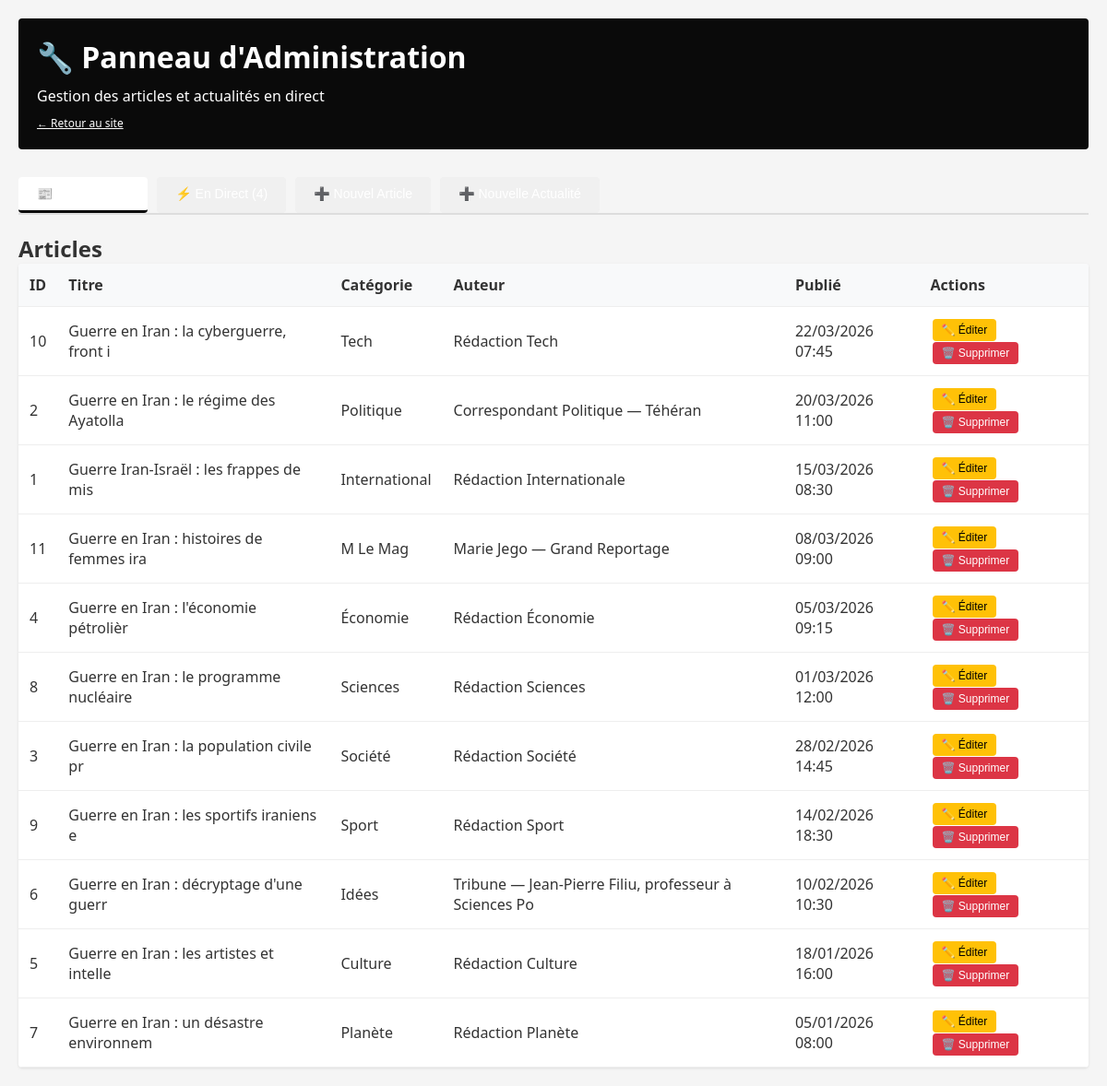
The app's page /admin/index.php with its own data.
### tables this page shows
CREATE TABLE IF NOT EXISTS articles (
    id INT AUTO_INCREMENT PRIMARY KEY,
    category_id INT NOT NULL,
    title VARCHAR(255) NOT NULL,
    description VARCHAR(500),
    content LONGTEXT,
    author VARCHAR(150),
    image_url VARCHAR(500),
    is_featured BOOLEAN DEFAULT 0,
    published_at TIMESTAMP DEFAULT CURRENT_TIMESTAMP,
    created_at TIMESTAMP DEFAULT CURRENT_TIMESTAMP,
    updated_at TIMESTAMP DEFAULT CURRENT_TIMESTAMP ON UPDATE CURRENT_TIMESTAMP,
    FOREIGN KEY (category_id) REFERENCES categories(id) ON DELETE CASCADE,
    INDEX idx_category (category_id),
    INDEX idx_published (published_at),
    INDEX idx_featured (is_featured)
);

CREATE TABLE IF NOT EXISTS categories (
    id INT AUTO_INCREMENT PRIMARY KEY,
    name VARCHAR(100) NOT NULL UNIQUE,
    slug VARCHAR(100) NOT NULL UNIQUE,
    created_at TIMESTAMP DEFAULT CURRENT_TIMESTAMP,
    updated_at TIMESTAMP DEFAULT CURRENT_TIMESTAMP ON UPDATE CURRENT_TIMESTAMP
);

### model/Article.php (called while the page is built, shortened)
<?php
class Article {
    private $pdo;
    public function __construct($pdo) {
        $this->pdo = $pdo;
    }
    public function getAll($limit = 9, $offset = 0) {
        $sql = "SELECT a.*, c.name as category_name FROM articles a
                LEFT JOIN categories c ON a.category_id = c.id
                ORDER BY a.published_at DESC
                LIMIT :offset, :limit";
        $stmt = $this->pdo->prepare($sql);
        $stmt->bindParam(':offset', $offset, PDO::PARAM_INT);
        $stmt->bindParam(':limit', $limit, PDO::PARAM_INT);
        $stmt->execute();
        return $stmt->fetchAll(PDO::FETCH_ASSOC);
    }
}
?>

### admin/index.php (the view, shortened to what this page needs)
<?php
require_once __DIR__ . '/../model/Article.php';
$database = new Database();
$pdo = $database->connect();
$articleModel = new Article($pdo);
$diffusionModel = new Diffusion($pdo);
$articles = $articleModel->getAll(100);
$diffusions = $diffusionModel->getAll();
?>
<!DOCTYPE html>
<html lang="fr">
<head>
</head>
<body>
<div class="container">
    <header>
        <h1>🔧 Panneau d'Administration</h1>
        <p>Gestion des articles et actualités en direct</p>
        <p style="margin-top: 10px; font-size: 12px;">
            <a href="../index.php" style="color: #fff; text-decoration: underline;">← Retour au site</a>
        </p>
    </header>
    <div class="nav-tabs">
        <button class="tab-btn active" onclick="showTab('articles')">📰 Articles (<?php echo count($articles); ?>)</button>
        <button class="tab-btn" onclick="showTab('diffusions')">⚡ En Direct (<?php echo count($diffusions); ?>)</button>
        <button class="tab-btn" onclick="showTab('ajouter-article')">➕ Nouvel Article</button>
        <button class="tab-btn" onclick="showTab('ajouter-diffusion')">➕ Nouvelle Actualité</button>
    </div>
    <div id="articles" class="tab-content active">
        <h2>Articles</h2>
        <table>
            <thead>
                <tr>
                    <th>ID</th>
                    <th>Titre</th>
                    <th>Catégorie</th>
                    <th>Auteur</th>
                    <th>Publié</th>
                    <th>Actions</th>
                </tr>
            </thead>
            <tbody>
                <?php foreach ($articles as $art): ?>
                <tr>
                    <td><?php echo $art['id']; ?></td>
                    <td><?php echo htmlspecialchars(substr($art['title'], 0, 40)); ?></td>
                    <td><?php echo $art['category_name'] ?? 'N/A'; ?></td>
                    <td><?php echo htmlspecialchars($art['author'] ?? 'Rédaction'); ?></td>
                    <td><?php echo date('d/m/Y H:i', strtotime($art['published_at'])); ?></td>
                    <td>
                        <button class="btn-small btn-edit" onclick="editArticle(<?php echo $art['id']; ?>)">✏️ Éditer</button>
                        <button class="btn-small btn-delete" onclick="deleteArticle(<?php echo $art['id']; ?>)">🗑️ Supprimer</button>
                    </td>
                </tr>
                <?php endforeach; ?>
            </tbody>
        </table>
    </div>
    </div>
</body>
</html>

### admin/index.php (style rules this page uses)
* { margin: 0; padding: 0; box-sizing: border-box; }
body { font-family: 'Segoe UI', Tahoma, Geneva, Verdana, sans-serif; background: #f5f5f5; color: #333; }
.container { max-width: 1200px; margin: 0 auto; padding: 20px; }
header { background: #0a0a0a; color: #fff; padding: 20px; margin-bottom: 30px; border-radius: 4px; }
h1 { margin-bottom: 10px; }
.nav-tabs { display: flex; gap: 10px; margin: 20px 0; border-bottom: 2px solid #ddd; }
.nav-tabs button { padding: 10px 20px; background: #f0f0f0; border: none; cursor: pointer; font-size: 14px; border-bottom: 3px solid transparent; transition: all 0.3s; }
.nav-tabs button.active { background: #fff; border-bottom-color: #0a0a0a; font-weight: 600; }
.tab-content { display: none; }
.tab-content.active { display: block; }
button { background: #0057a8; color: #fff; padding: 10px 20px; border: none; border-radius: 4px; cursor: pointer; font-size: 14px; transition: background 0.3s; }
table { width: 100%; border-collapse: collapse; background: #fff; border-radius: 4px; overflow: hidden; box-shadow: 0 1px 3px rgba(0, 0, 0, 0.1); }
th, td { padding: 12px; text-align: left; border-bottom: 1px solid #eee; }
th { background: #f8f9fa; font-weight: 600; }
.btn-small { padding: 5px 10px; font-size: 12px; margin: 0 2px; }
.btn-delete { background: #dc3545; }
.btn-edit { background: #ffc107; color: #000; }

### records on screen
articles: id "10", title "Guerre en Iran : la cyberguerre, front i", category.name "Tech", author "Rédaction Tech", published_at "22/03/2026 07:45"
articles: id "2", title "Guerre en Iran : le régime des Ayatolla", category.name "Politique", author "Correspondant Politique — Téhéran", published_at "20/03/2026 11:00"
articles: id "1", title "Guerre Iran-Israël : les frappes de mis", category.name "International", author "Rédaction Internationale", published_at "15/03/2026 08:30"
articles: id "11", title "Guerre en Iran : histoires de femmes ira", category.name "M Le Mag", author "Marie Jego — Grand Reportage", published_at "08/03/2026 09:00"
articles: id "4", title "Guerre en Iran : l'économie pétrolièr", category.name "Économie", author "Rédaction Économie", published_at "05/03/2026 09:15"
articles: id "8", title "Guerre en Iran : le programme nucléaire", category.name "Sciences", author "Rédaction Sciences", published_at "01/03/2026 12:00"
articles: id "3", title "Guerre en Iran : la population civile pr", category.name "Société", author "Rédaction Société", published_at "28/02/2026 14:45"
articles: id "9", title "Guerre en Iran : les sportifs iraniens e", category.name "Sport", author "Rédaction Sport", published_at "14/02/2026 18:30"
articles: id "6", title "Guerre en Iran : décryptage d'une guerr", category.name "Idées", author "Tribune — Jean-Pierre Filiu, professeur à Sciences Po", published_at "10/02/2026 10:30"
articles: id "5", title "Guerre en Iran : les artistes et intelle", category.name "Culture", author "Rédaction Culture", published_at "18/01/2026 16:00"
articles: id "7", title "Guerre en Iran : un désastre environnem", category.name "Planète", author "Rédaction Planète", published_at "05/01/2026 08:00"
